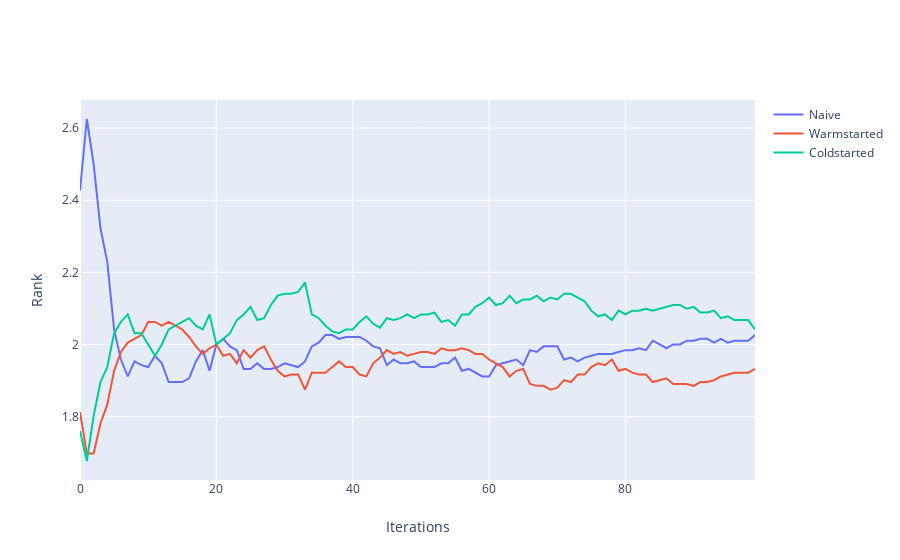

Write notebook code for a chart like this one.
### Markdown cell above
# Well tuned warmstart (size)

### Code cell
from src.visualization.hopt_experiment_visualizers import visualize_avg_ranks
visualize_avg_ranks(hopt_exp_input_richness)
